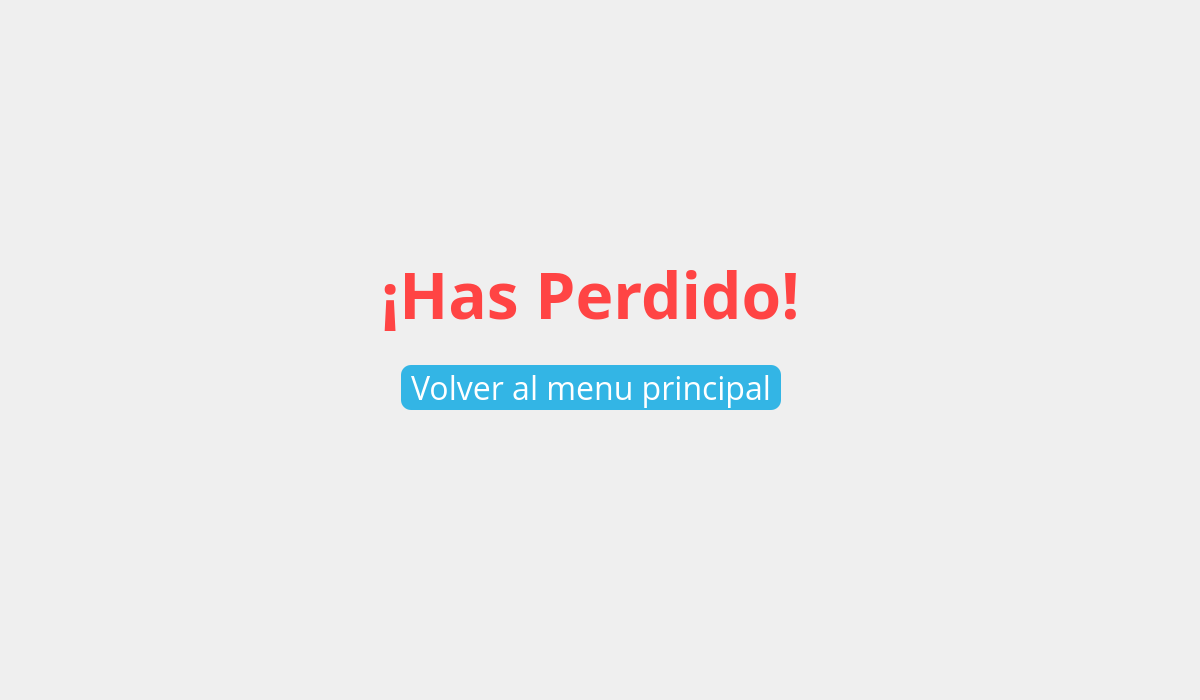
<?xml version="1.0" encoding="UTF-8"?>
<ui version="4.0">
 <class>LoseMenu</class>
 <widget class="QWizardPage" name="LoseMenu">
  <property name="geometry">
   <rect>
    <x>0</x>
    <y>0</y>
    <width>1200</width>
    <height>700</height>
   </rect>
  </property>
  <property name="minimumSize">
   <size>
    <width>1200</width>
    <height>700</height>
   </size>
  </property>
  <property name="maximumSize">
   <size>
    <width>1200</width>
    <height>700</height>
   </size>
  </property>
  <property name="windowTitle">
   <string>WizardPage</string>
  </property>
  <property name="styleSheet">
   <string notr="true"/>
  </property>
  <widget class="QWidget" name="verticalLayoutWidget">
   <property name="geometry">
    <rect>
     <x>0</x>
     <y>0</y>
     <width>1182</width>
     <height>682</height>
    </rect>
   </property>
   <layout class="QVBoxLayout" name="verticalLayout_3">
    <property name="topMargin">
     <number>250</number>
    </property>
    <property name="bottomMargin">
     <number>250</number>
    </property>
    <item alignment="Qt::AlignHCenter|Qt::AlignVCenter">
     <widget class="QLabel" name="label">
      <property name="font">
       <font>
        <family>Open Sans</family>
        <pointsize>48</pointsize>
        <weight>75</weight>
        <bold>true</bold>
       </font>
      </property>
      <property name="styleSheet">
       <string notr="true">color: rgb(255, 68, 68);</string>
      </property>
      <property name="text">
       <string>¡Has Perdido!</string>
      </property>
     </widget>
    </item>
    <item alignment="Qt::AlignHCenter|Qt::AlignVCenter">
     <widget class="QPushButton" name="pushButton">
      <property name="font">
       <font>
        <family>Open Sans</family>
        <pointsize>24</pointsize>
       </font>
      </property>
      <property name="styleSheet">
       <string notr="true">background-color: rgb(51, 181, 229);
color: rgb(255, 255, 255);
border-radius: 10px;
padding-right: 10px;
padding-left: 10px;
border-color: rgb(0, 200, 81);

</string>
      </property>
      <property name="text">
       <string>Volver al menu principal</string>
      </property>
     </widget>
    </item>
   </layout>
  </widget>
 </widget>
 <resources/>
 <connections/>
</ui>
